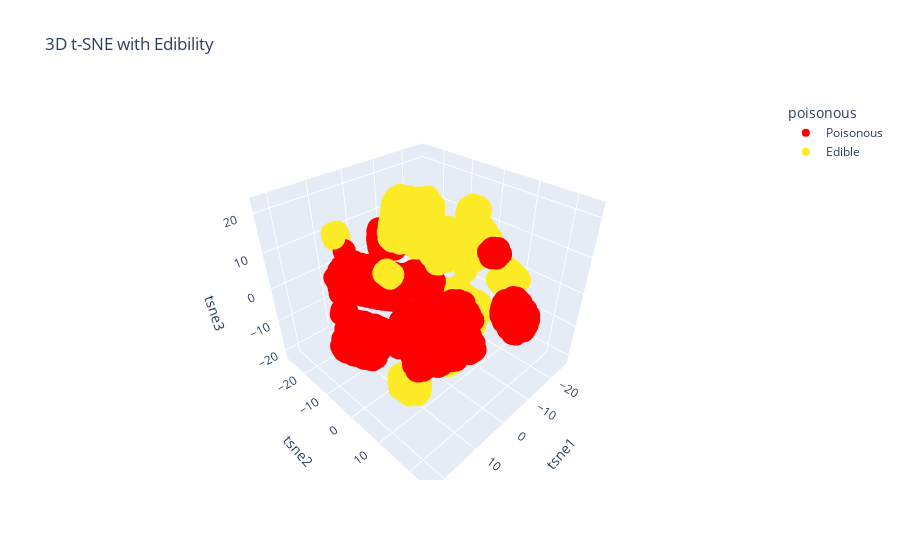

The code cell stored with this chart in its notebook:
### Code cell
# Add class back in for visualization
df_tsne['poisonous'] = df['poisonous'].map({'e':'Edible', 'p':'Poisonous'})

# Visualize class data to see if our spacial clusters clustered poisonous mushrooms together
fig = px.scatter_3d(df_tsne, 
                    x='tsne1', 
                    y='tsne2', 
                    z='tsne3', 
                    color='poisonous',
                    color_discrete_sequence=[red, yellow],
                    title='3D t-SNE with Edibility',
                    hover_name=df_tsne.index)

fig.show()

### Figure 1 — Plotly figure (JSON) as saved in the notebook; plotly's stock layout.template omitted (floating-point values rounded to 4 significant figures; data arrays with more than 128 entries replaced by an {"elided": "..."} marker saying what was removed)
{"data": [{"hovertemplate": "<b>%{hovertext}</b><br><br>poisonous=Poisonous<br>tsne1=%{x}<br>tsne2=%{y}<br>tsne3=%{z}<extra></extra>", "hovertext": {"elided": "3916 int values"}, "legendgroup": "Poisonous", "marker": {"color": "#FF0000", "symbol": "circle"}, "mode": "markers", "name": "Poisonous", "scene": "scene", "showlegend": true, "type": "scatter3d", "x": {"elided": "3916 float values"}, "y": {"elided": "3916 float values"}, "z": {"elided": "3916 float values"}}, {"hovertemplate": "<b>%{hovertext}</b><br><br>poisonous=Edible<br>tsne1=%{x}<br>tsne2=%{y}<br>tsne3=%{z}<extra></extra>", "hovertext": {"elided": "4208 int values"}, "legendgroup": "Edible", "marker": {"color": "#FCEB26", "symbol": "circle"}, "mode": "markers", "name": "Edible", "scene": "scene", "showlegend": true, "type": "scatter3d", "x": {"elided": "4208 float values"}, "y": {"elided": "4208 float values"}, "z": {"elided": "4208 float values"}}], "layout": {"legend": {"title": {"text": "poisonous"}, "tracegroupgap": 0}, "scene": {"domain": {"x": [0, 1], "y": [0, 1]}, "xaxis": {"title": {"text": "tsne1"}}, "yaxis": {"title": {"text": "tsne2"}}, "zaxis": {"title": {"text": "tsne3"}}}, "title": {"text": "3D t-SNE with Edibility"}}}
